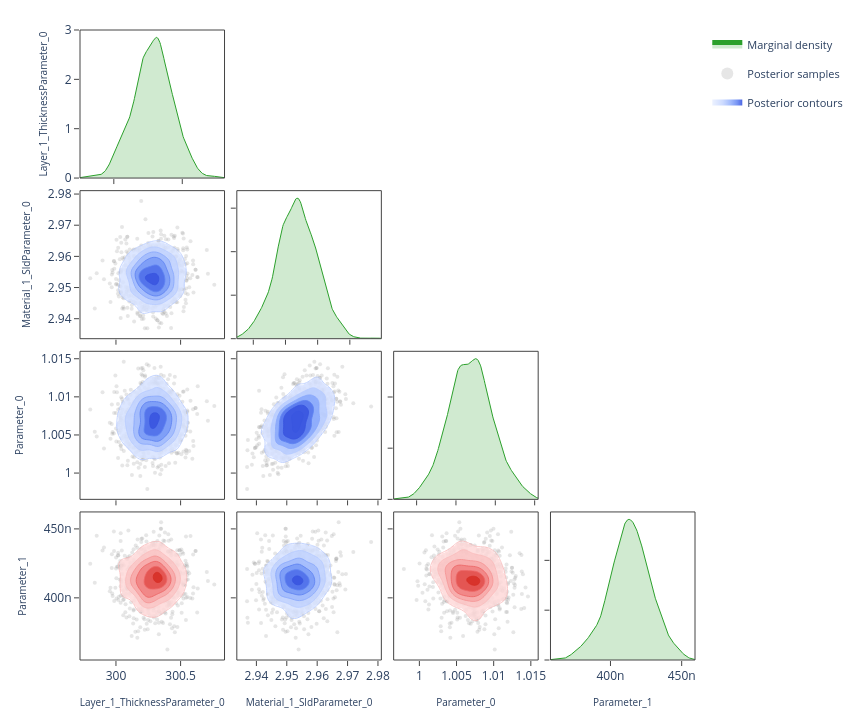

This figure's notebook cell:
### Code cell
# ---- Corner plot ------------------------------------------------------------
# Pairwise correlations: marginal density on the diagonal, scatter samples
# and 2-D contours on the lower triangle.  Mirrors the "Corner Plot" sub-tab.

fig = plot_corner(posterior.draws, posterior.param_names)
fig.show()

### Figure 1 — Plotly figure (JSON) as saved in the notebook; plotly's stock layout.template omitted (floating-point values rounded to 4 significant figures; data arrays with more than 128 entries replaced by an {"elided": "..."} marker saying what was removed)
{"data": [{"fill": "tozeroy", "fillcolor": "rgba(44, 160, 44, 0.22)", "hoverinfo": "skip", "legendgroup": "marginal", "line": {"color": "rgb(44, 160, 44)", "width": 1}, "mode": "lines", "name": "Marginal density", "showlegend": true, "type": "scatter", "x": {"elided": "256 float values"}, "xaxis": "x", "y": {"elided": "256 float values"}, "yaxis": "y"}, {"hoverinfo": "skip", "legendgroup": "scatter", "marker": {"color": "rgba(140, 140, 140, 0.22)", "size": 4}, "mode": "markers", "name": "Posterior samples", "showlegend": true, "type": "scatter", "x": {"elided": "720 float values"}, "xaxis": "x5", "y": {"elided": "720 float values"}, "yaxis": "y5", "zorder": 0}, {"colorscale": [[0.0, "rgba(224, 233, 255, 0.62)"], [0.35, "rgba(183, 203, 255, 0.70)"], [0.6, "rgba(138, 169, 252, 0.78)"], [0.82, "rgba(96, 131, 242, 0.84)"], [1.0, "rgba(58, 86, 224, 0.90)"]], "connectgaps": false, "contours": {"coloring": "fill", "end": 162.5, "showlabels": false, "showlines": false, "size": 25.66, "start": 34.21}, "hoverinfo": "skip", "legendgroup": "contour", "name": "Posterior contours", "showlegend": true, "showscale": false, "type": "contour", "x": [299.8, 299.8, 299.8, 299.8, 299.8, 299.8, 299.8, 299.8, 299.9, 299.9, 299.9, 299.9, 299.9, 299.9, 299.9, 300.0, 300.0, 300.0, 300.0, 300.0, 300.0, 300.0, 300.0, 300.1, 300.1, 300.1, 300.1, 300.1, 300.1, 300.1, 300.2, 300.2, 300.2, 300.2, 300.2, 300.2, 300.2, 300.2, 300.3, 300.3, 300.3, 300.3, 300.3, 300.3, 300.3, 300.4, 300.4, 300.4, 300.4, 300.4, 300.4, 300.4, 300.4, 300.5, 300.5, 300.5, 300.5, 300.5, 300.5, 300.5, 300.6, 300.6, 300.6, 300.6, 300.6, 300.6, 300.6, 300.6, 300.7, 300.7, 300.7, 300.7, 300.7, 300.7, 300.7, 300.8, 300.8, 300.8, 300.8, 300.8], "xaxis": "x5", "y": [2.935, 2.935, 2.936, 2.937, 2.937, 2.938, 2.938, 2.939, 2.939, 2.94, 2.941, 2.941, 2.942, 2.942, 2.943, 2.943, 2.944, 2.945, 2.945, 2.946, 2.946, 2.947, 2.947, 2.948, 2.949, 2.949, 2.95, 2.95, 2.951, 2.951, 2.952, 2.953, 2.953, 2.954, 2.954, 2.955, 2.955, 2.956, 2.956, 2.957, 2.958, 2.958, 2.959, 2.959, 2.96, 2.96, 2.961, 2.962, 2.962, 2.963, 2.963, 2.964, 2.964, 2.965, 2.966, 2.966, 2.967, 2.967, 2.968, 2.968, 2.969, 2.97, 2.97, 2.971, 2.971, 2.972, 2.972, 2.973, 2.974, 2.974, 2.975, 2.975, 2.976, 2.976, 2.977, 2.978, 2.978, 2.979, 2.979, 2.98], "yaxis": "y5", "z": {"elided": "80x80 float values"}, "zmax": 162.5, "zmin": 34.21, "zorder": 1}, {"colorscale": [[0.0, "rgba(183, 203, 255, 0.94)"], [0.35, "rgba(183, 203, 255, 0.94)"], [0.35, "rgba(138, 169, 252, 0.95)"], [0.6, "rgba(138, 169, 252, 0.95)"], [0.6, "rgba(96, 131, 242, 0.96)"], [0.82, "rgba(96, 131, 242, 0.96)"], [0.82, "rgba(58, 86, 224, 0.98)"], [1.0, "rgba(58, 86, 224, 0.98)"]], "contours": {"coloring": "lines", "end": 162.5, "showlabels": false, "size": 25.66, "start": 34.21}, "hoverinfo": "skip", "legendgroup": "contour", "line": {"width": 0.9}, "showlegend": false, "showscale": false, "type": "contour", "x": [299.8, 299.8, 299.8, 299.8, 299.8, 299.8, 299.8, 299.8, 299.9, 299.9, 299.9, 299.9, 299.9, 299.9, 299.9, 300.0, 300.0, 300.0, 300.0, 300.0, 300.0, 300.0, 300.0, 300.1, 300.1, 300.1, 300.1, 300.1, 300.1, 300.1, 300.2, 300.2, 300.2, 300.2, 300.2, 300.2, 300.2, 300.2, 300.3, 300.3, 300.3, 300.3, 300.3, 300.3, 300.3, 300.4, 300.4, 300.4, 300.4, 300.4, 300.4, 300.4, 300.4, 300.5, 300.5, 300.5, 300.5, 300.5, 300.5, 300.5, 300.6, 300.6, 300.6, 300.6, 300.6, 300.6, 300.6, 300.6, 300.7, 300.7, 300.7, 300.7, 300.7, 300.7, 300.7, 300.8, 300.8, 300.8, 300.8, 300.8], "xaxis": "x5", "y": [2.935, 2.935, 2.936, 2.937, 2.937, 2.938, 2.938, 2.939, 2.939, 2.94, 2.941, 2.941, 2.942, 2.942, 2.943, 2.943, 2.944, 2.945, 2.945, 2.946, 2.946, 2.947, 2.947, 2.948, 2.949, 2.949, 2.95, 2.95, 2.951, 2.951, 2.952, 2.953, 2.953, 2.954, 2.954, 2.955, 2.955, 2.956, 2.956, 2.957, 2.958, 2.958, 2.959, 2.959, 2.96, 2.96, 2.961, 2.962, 2.962, 2.963, 2.963, 2.964, 2.964, 2.965, 2.966, 2.966, 2.967, 2.967, 2.968, 2.968, 2.969, 2.97, 2.97, 2.971, 2.971, 2.972, 2.972, 2.973, 2.974, 2.974, 2.975, 2.975, 2.976, 2.976, 2.977, 2.978, 2.978, 2.979, 2.979, 2.98], "yaxis": "y5", "z": {"elided": "80x80 float values"}, "zmax": 162.5, "zmin": 34.21, "zorder": 2}, {"fill": "tozeroy", "fillcolor": "rgba(44, 160, 44, 0.22)", "hoverinfo": "skip", "legendgroup": "marginal", "line": {"color": "rgb(44, 160, 44)", "width": 1}, "mode": "lines", "name": "Marginal density", "showlegend": false, "type": "scatter", "x": {"elided": "256 float values"}, "xaxis": "x6", "y": {"elided": "256 float values"}, "yaxis": "y6"}, {"hoverinfo": "skip", "legendgroup": "scatter", "marker": {"color": "rgba(140, 140, 140, 0.22)", "size": 4}, "mode": "markers", "name": "Posterior samples", "showlegend": false, "type": "scatter", "x": {"elided": "720 float values"}, "xaxis": "x9", "y": {"elided": "720 float values"}, "yaxis": "y9", "zorder": 0}, {"colorscale": [[0.0, "rgba(224, 233, 255, 0.62)"], [0.35, "rgba(183, 203, 255, 0.70)"], [0.6, "rgba(138, 169, 252, 0.78)"], [0.82, "rgba(96, 131, 242, 0.84)"], [1.0, "rgba(58, 86, 224, 0.90)"]], "connectgaps": false, "contours": {"coloring": "fill", "end": 356.4, "showlabels": false, "showlines": false, "size": 56.27, "start": 75.03}, "hoverinfo": "skip", "legendgroup": "contour", "name": "Posterior contours", "showlegend": false, "showscale": false, "type": "contour", "x": [299.8, 299.8, 299.8, 299.8, 299.8, 299.8, 299.8, 299.8, 299.9, 299.9, 299.9, 299.9, 299.9, 299.9, 299.9, 300.0, 300.0, 300.0, 300.0, 300.0, 300.0, 300.0, 300.0, 300.1, 300.1, 300.1, 300.1, 300.1, 300.1, 300.1, 300.2, 300.2, 300.2, 300.2, 300.2, 300.2, 300.2, 300.2, 300.3, 300.3, 300.3, 300.3, 300.3, 300.3, 300.3, 300.4, 300.4, 300.4, 300.4, 300.4, 300.4, 300.4, 300.4, 300.5, 300.5, 300.5, 300.5, 300.5, 300.5, 300.5, 300.6, 300.6, 300.6, 300.6, 300.6, 300.6, 300.6, 300.6, 300.7, 300.7, 300.7, 300.7, 300.7, 300.7, 300.7, 300.8, 300.8, 300.8, 300.8, 300.8], "xaxis": "x9", "y": [0.9971, 0.9973, 0.9975, 0.9978, 0.998, 0.9982, 0.9985, 0.9987, 0.9989, 0.9992, 0.9994, 0.9996, 0.9999, 1.0, 1.0, 1.001, 1.001, 1.001, 1.001, 1.001, 1.002, 1.002, 1.002, 1.002, 1.003, 1.003, 1.003, 1.003, 1.004, 1.004, 1.004, 1.004, 1.005, 1.005, 1.005, 1.005, 1.005, 1.006, 1.006, 1.006, 1.006, 1.007, 1.007, 1.007, 1.007, 1.008, 1.008, 1.008, 1.008, 1.008, 1.009, 1.009, 1.009, 1.009, 1.01, 1.01, 1.01, 1.01, 1.011, 1.011, 1.011, 1.011, 1.011, 1.012, 1.012, 1.012, 1.012, 1.013, 1.013, 1.013, 1.013, 1.014, 1.014, 1.014, 1.014, 1.015, 1.015, 1.015, 1.015, 1.015], "yaxis": "y9", "z": {"elided": "80x80 float values"}, "zmax": 356.4, "zmin": 75.03, "zorder": 1}, {"colorscale": [[0.0, "rgba(183, 203, 255, 0.94)"], [0.35, "rgba(183, 203, 255, 0.94)"], [0.35, "rgba(138, 169, 252, 0.95)"], [0.6, "rgba(138, 169, 252, 0.95)"], [0.6, "rgba(96, 131, 242, 0.96)"], [0.82, "rgba(96, 131, 242, 0.96)"], [0.82, "rgba(58, 86, 224, 0.98)"], [1.0, "rgba(58, 86, 224, 0.98)"]], "contours": {"coloring": "lines", "end": 356.4, "showlabels": false, "size": 56.27, "start": 75.03}, "hoverinfo": "skip", "legendgroup": "contour", "line": {"width": 0.9}, "showlegend": false, "showscale": false, "type": "contour", "x": [299.8, 299.8, 299.8, 299.8, 299.8, 299.8, 299.8, 299.8, 299.9, 299.9, 299.9, 299.9, 299.9, 299.9, 299.9, 300.0, 300.0, 300.0, 300.0, 300.0, 300.0, 300.0, 300.0, 300.1, 300.1, 300.1, 300.1, 300.1, 300.1, 300.1, 300.2, 300.2, 300.2, 300.2, 300.2, 300.2, 300.2, 300.2, 300.3, 300.3, 300.3, 300.3, 300.3, 300.3, 300.3, 300.4, 300.4, 300.4, 300.4, 300.4, 300.4, 300.4, 300.4, 300.5, 300.5, 300.5, 300.5, 300.5, 300.5, 300.5, 300.6, 300.6, 300.6, 300.6, 300.6, 300.6, 300.6, 300.6, 300.7, 300.7, 300.7, 300.7, 300.7, 300.7, 300.7, 300.8, 300.8, 300.8, 300.8, 300.8], "xaxis": "x9", "y": [0.9971, 0.9973, 0.9975, 0.9978, 0.998, 0.9982, 0.9985, 0.9987, 0.9989, 0.9992, 0.9994, 0.9996, 0.9999, 1.0, 1.0, 1.001, 1.001, 1.001, 1.001, 1.001, 1.002, 1.002, 1.002, 1.002, 1.003, 1.003, 1.003, 1.003, 1.004, 1.004, 1.004, 1.004, 1.005, 1.005, 1.005, 1.005, 1.005, 1.006, 1.006, 1.006, 1.006, 1.007, 1.007, 1.007, 1.007, 1.008, 1.008, 1.008, 1.008, 1.008, 1.009, 1.009, 1.009, 1.009, 1.01, 1.01, 1.01, 1.01, 1.011, 1.011, 1.011, 1.011, 1.011, 1.012, 1.012, 1.012, 1.012, 1.013, 1.013, 1.013, 1.013, 1.014, 1.014, 1.014, 1.014, 1.015, 1.015, 1.015, 1.015, 1.015], "yaxis": "y9", "z": {"elided": "80x80 float values"}, "zmax": 356.4, "zmin": 75.03, "zorder": 2}, {"hoverinfo": "skip", "legendgroup": "scatter", "marker": {"color": "rgba(140, 140, 140, 0.22)", "size": 4}, "mode": "markers", "name": "Posterior samples", "showlegend": false, "type": "scatter", "x": {"elided": "720 float values"}, "xaxis": "x10", "y": {"elided": "720 float values"}, "yaxis": "y10", "zorder": 0}, {"colorscale": [[0.0, "rgba(224, 233, 255, 0.62)"], [0.35, "rgba(183, 203, 255, 0.70)"], [0.6, "rgba(138, 169, 252, 0.78)"], [0.82, "rgba(96, 131, 242, 0.84)"], [1.0, "rgba(58, 86, 224, 0.90)"]], "connectgaps": false, "contours": {"coloring": "fill", "end": 8801.0, "showlabels": false, "showlines": false, "size": 1390.0, "start": 1853.0}, "hoverinfo": "skip", "legendgroup": "contour", "name": "Posterior contours", "showlegend": false, "showscale": false, "type": "contour", "x": [2.935, 2.935, 2.936, 2.937, 2.937, 2.938, 2.938, 2.939, 2.939, 2.94, 2.941, 2.941, 2.942, 2.942, 2.943, 2.943, 2.944, 2.945, 2.945, 2.946, 2.946, 2.947, 2.947, 2.948, 2.949, 2.949, 2.95, 2.95, 2.951, 2.951, 2.952, 2.953, 2.953, 2.954, 2.954, 2.955, 2.955, 2.956, 2.956, 2.957, 2.958, 2.958, 2.959, 2.959, 2.96, 2.96, 2.961, 2.962, 2.962, 2.963, 2.963, 2.964, 2.964, 2.965, 2.966, 2.966, 2.967, 2.967, 2.968, 2.968, 2.969, 2.97, 2.97, 2.971, 2.971, 2.972, 2.972, 2.973, 2.974, 2.974, 2.975, 2.975, 2.976, 2.976, 2.977, 2.978, 2.978, 2.979, 2.979, 2.98], "xaxis": "x10", "y": [0.9971, 0.9973, 0.9975, 0.9978, 0.998, 0.9982, 0.9985, 0.9987, 0.9989, 0.9992, 0.9994, 0.9996, 0.9999, 1.0, 1.0, 1.001, 1.001, 1.001, 1.001, 1.001, 1.002, 1.002, 1.002, 1.002, 1.003, 1.003, 1.003, 1.003, 1.004, 1.004, 1.004, 1.004, 1.005, 1.005, 1.005, 1.005, 1.005, 1.006, 1.006, 1.006, 1.006, 1.007, 1.007, 1.007, 1.007, 1.008, 1.008, 1.008, 1.008, 1.008, 1.009, 1.009, 1.009, 1.009, 1.01, 1.01, 1.01, 1.01, 1.011, 1.011, 1.011, 1.011, 1.011, 1.012, 1.012, 1.012, 1.012, 1.013, 1.013, 1.013, 1.013, 1.014, 1.014, 1.014, 1.014, 1.015, 1.015, 1.015, 1.015, 1.015], "yaxis": "y10", "z": {"elided": "80x80 float values"}, "zmax": 8801.0, "zmin": 1853.0, "zorder": 1}, {"colorscale": [[0.0, "rgba(183, 203, 255, 0.94)"], [0.35, "rgba(183, 203, 255, 0.94)"], [0.35, "rgba(138, 169, 252, 0.95)"], [0.6, "rgba(138, 169, 252, 0.95)"], [0.6, "rgba(96, 131, 242, 0.96)"], [0.82, "rgba(96, 131, 242, 0.96)"], [0.82, "rgba(58, 86, 224, 0.98)"], [1.0, "rgba(58, 86, 224, 0.98)"]], "contours": {"coloring": "lines", "end": 8801.0, "showlabels": false, "size": 1390.0, "start": 1853.0}, "hoverinfo": "skip", "legendgroup": "contour", "line": {"width": 0.9}, "showlegend": false, "showscale": false, "type": "contour", "x": [2.935, 2.935, 2.936, 2.937, 2.937, 2.938, 2.938, 2.939, 2.939, 2.94, 2.941, 2.941, 2.942, 2.942, 2.943, 2.943, 2.944, 2.945, 2.945, 2.946, 2.946, 2.947, 2.947, 2.948, 2.949, 2.949, 2.95, 2.95, 2.951, 2.951, 2.952, 2.953, 2.953, 2.954, 2.954, 2.955, 2.955, 2.956, 2.956, 2.957, 2.958, 2.958, 2.959, 2.959, 2.96, 2.96, 2.961, 2.962, 2.962, 2.963, 2.963, 2.964, 2.964, 2.965, 2.966, 2.966, 2.967, 2.967, 2.968, 2.968, 2.969, 2.97, 2.97, 2.971, 2.971, 2.972, 2.972, 2.973, 2.974, 2.974, 2.975, 2.975, 2.976, 2.976, 2.977, 2.978, 2.978, 2.979, 2.979, 2.98], "xaxis": "x10", "y": [0.9971, 0.9973, 0.9975, 0.9978, 0.998, 0.9982, 0.9985, 0.9987, 0.9989, 0.9992, 0.9994, 0.9996, 0.9999, 1.0, 1.0, 1.001, 1.001, 1.001, 1.001, 1.001, 1.002, 1.002, 1.002, 1.002, 1.003, 1.003, 1.003, 1.003, 1.004, 1.004, 1.004, 1.004, 1.005, 1.005, 1.005, 1.005, 1.005, 1.006, 1.006, 1.006, 1.006, 1.007, 1.007, 1.007, 1.007, 1.008, 1.008, 1.008, 1.008, 1.008, 1.009, 1.009, 1.009, 1.009, 1.01, 1.01, 1.01, 1.01, 1.011, 1.011, 1.011, 1.011, 1.011, 1.012, 1.012, 1.012, 1.012, 1.013, 1.013, 1.013, 1.013, 1.014, 1.014, 1.014, 1.014, 1.015, 1.015, 1.015, 1.015, 1.015], "yaxis": "y10", "z": {"elided": "80x80 float values"}, "zmax": 8801.0, "zmin": 1853.0, "zorder": 2}, {"fill": "tozeroy", "fillcolor": "rgba(44, 160, 44, 0.22)", "hoverinfo": "skip", "legendgroup": "marginal", "line": {"color": "rgb(44, 160, 44)", "width": 1}, "mode": "lines", "name": "Marginal density", "showlegend": false, "type": "scatter", "x": {"elided": "256 float values"}, "xaxis": "x11", "y": {"elided": "256 float values"}, "yaxis": "y11"}, {"hoverinfo": "skip", "legendgroup": "scatter", "marker": {"color": "rgba(140, 140, 140, 0.22)", "size": 4}, "mode": "markers", "name": "Posterior samples", "showlegend": false, "type": "scatter", "x": {"elided": "720 float values"}, "xaxis": "x13", "y": {"elided": "720 float values"}, "yaxis": "y13", "zorder": 0}, {"colorscale": [[0.0, "rgba(255, 224, 224, 0.62)"], [0.35, "rgba(250, 188, 188, 0.70)"], [0.6, "rgba(245, 148, 148, 0.78)"], [0.82, "rgba(237, 104, 104, 0.84)"], [1.0, "rgba(215, 48, 39, 0.90)"]], "connectgaps": false, "contours": {"coloring": "fill", "end": 73540000.0, "showlabels": false, "showlines": false, "size": 11610000.0, "start": 15480000.0}, "hoverinfo": "skip", "legendgroup": "contour", "name": "Posterior contours", "showlegend": false, "showscale": false, "type": "contour", "x": [299.8, 299.8, 299.8, 299.8, 299.8, 299.8, 299.8, 299.8, 299.9, 299.9, 299.9, 299.9, 299.9, 299.9, 299.9, 300.0, 300.0, 300.0, 300.0, 300.0, 300.0, 300.0, 300.0, 300.1, 300.1, 300.1, 300.1, 300.1, 300.1, 300.1, 300.2, 300.2, 300.2, 300.2, 300.2, 300.2, 300.2, 300.2, 300.3, 300.3, 300.3, 300.3, 300.3, 300.3, 300.3, 300.4, 300.4, 300.4, 300.4, 300.4, 300.4, 300.4, 300.4, 300.5, 300.5, 300.5, 300.5, 300.5, 300.5, 300.5, 300.6, 300.6, 300.6, 300.6, 300.6, 300.6, 300.6, 300.6, 300.7, 300.7, 300.7, 300.7, 300.7, 300.7, 300.7, 300.8, 300.8, 300.8, 300.8, 300.8], "xaxis": "x13", "y": [3.579e-07, 3.592e-07, 3.604e-07, 3.617e-07, 3.63e-07, 3.643e-07, 3.656e-07, 3.669e-07, 3.681e-07, 3.694e-07, 3.707e-07, 3.72e-07, 3.733e-07, 3.746e-07, 3.759e-07, 3.771e-07, 3.784e-07, 3.797e-07, 3.81e-07, 3.823e-07, 3.836e-07, 3.848e-07, 3.861e-07, 3.874e-07, 3.887e-07, 3.9e-07, 3.913e-07, 3.926e-07, 3.938e-07, 3.951e-07, 3.964e-07, 3.977e-07, 3.99e-07, 4.003e-07, 4.015e-07, 4.028e-07, 4.041e-07, 4.054e-07, 4.067e-07, 4.08e-07, 4.093e-07, 4.105e-07, 4.118e-07, 4.131e-07, 4.144e-07, 4.157e-07, 4.17e-07, 4.182e-07, 4.195e-07, 4.208e-07, 4.221e-07, 4.234e-07, 4.247e-07, 4.26e-07, 4.272e-07, 4.285e-07, 4.298e-07, 4.311e-07, 4.324e-07, 4.337e-07, 4.349e-07, 4.362e-07, 4.375e-07, 4.388e-07, 4.401e-07, 4.414e-07, 4.427e-07, 4.439e-07, 4.452e-07, 4.465e-07, 4.478e-07, 4.491e-07, 4.504e-07, 4.516e-07, 4.529e-07, 4.542e-07, 4.555e-07, 4.568e-07, 4.581e-07, 4.594e-07], "yaxis": "y13", "z": {"elided": "80x80 float values"}, "zmax": 73540000.0, "zmin": 15480000.0, "zorder": 1}, {"colorscale": [[0.0, "rgba(250, 188, 188, 0.94)"], [0.35, "rgba(250, 188, 188, 0.94)"], [0.35, "rgba(245, 148, 148, 0.95)"], [0.6, "rgba(245, 148, 148, 0.95)"], [0.6, "rgba(237, 104, 104, 0.96)"], [0.82, "rgba(237, 104, 104, 0.96)"], [0.82, "rgba(215, 48, 39, 0.98)"], [1.0, "rgba(215, 48, 39, 0.98)"]], "contours": {"coloring": "lines", "end": 73540000.0, "showlabels": false, "size": 11610000.0, "start": 15480000.0}, "hoverinfo": "skip", "legendgroup": "contour", "line": {"width": 0.9}, "showlegend": false, "showscale": false, "type": "contour", "x": [299.8, 299.8, 299.8, 299.8, 299.8, 299.8, 299.8, 299.8, 299.9, 299.9, 299.9, 299.9, 299.9, 299.9, 299.9, 300.0, 300.0, 300.0, 300.0, 300.0, 300.0, 300.0, 300.0, 300.1, 300.1, 300.1, 300.1, 300.1, 300.1, 300.1, 300.2, 300.2, 300.2, 300.2, 300.2, 300.2, 300.2, 300.2, 300.3, 300.3, 300.3, 300.3, 300.3, 300.3, 300.3, 300.4, 300.4, 300.4, 300.4, 300.4, 300.4, 300.4, 300.4, 300.5, 300.5, 300.5, 300.5, 300.5, 300.5, 300.5, 300.6, 300.6, 300.6, 300.6, 300.6, 300.6, 300.6, 300.6, 300.7, 300.7, 300.7, 300.7, 300.7, 300.7, 300.7, 300.8, 300.8, 300.8, 300.8, 300.8], "xaxis": "x13", "y": [3.579e-07, 3.592e-07, 3.604e-07, 3.617e-07, 3.63e-07, 3.643e-07, 3.656e-07, 3.669e-07, 3.681e-07, 3.694e-07, 3.707e-07, 3.72e-07, 3.733e-07, 3.746e-07, 3.759e-07, 3.771e-07, 3.784e-07, 3.797e-07, 3.81e-07, 3.823e-07, 3.836e-07, 3.848e-07, 3.861e-07, 3.874e-07, 3.887e-07, 3.9e-07, 3.913e-07, 3.926e-07, 3.938e-07, 3.951e-07, 3.964e-07, 3.977e-07, 3.99e-07, 4.003e-07, 4.015e-07, 4.028e-07, 4.041e-07, 4.054e-07, 4.067e-07, 4.08e-07, 4.093e-07, 4.105e-07, 4.118e-07, 4.131e-07, 4.144e-07, 4.157e-07, 4.17e-07, 4.182e-07, 4.195e-07, 4.208e-07, 4.221e-07, 4.234e-07, 4.247e-07, 4.26e-07, 4.272e-07, 4.285e-07, 4.298e-07, 4.311e-07, 4.324e-07, 4.337e-07, 4.349e-07, 4.362e-07, 4.375e-07, 4.388e-07, 4.401e-07, 4.414e-07, 4.427e-07, 4.439e-07, 4.452e-07, 4.465e-07, 4.478e-07, 4.491e-07, 4.504e-07, 4.516e-07, 4.529e-07, 4.542e-07, 4.555e-07, 4.568e-07, 4.581e-07, 4.594e-07], "yaxis": "y13", "z": {"elided": "80x80 float values"}, "zmax": 73540000.0, "zmin": 15480000.0, "zorder": 2}, {"hoverinfo": "skip", "legendgroup": "scatter", "marker": {"color": "rgba(140, 140, 140, 0.22)", "size": 4}, "mode": "markers", "name": "Posterior samples", "showlegend": false, "type": "scatter", "x": {"elided": "720 float values"}, "xaxis": "x14", "y": {"elided": "720 float values"}, "yaxis": "y14", "zorder": 0}, {"colorscale": [[0.0, "rgba(224, 233, 255, 0.62)"], [0.35, "rgba(183, 203, 255, 0.70)"], [0.6, "rgba(138, 169, 252, 0.78)"], [0.82, "rgba(96, 131, 242, 0.84)"], [1.0, "rgba(58, 86, 224, 0.90)"]], "connectgaps": false, "contours": {"coloring": "fill", "end": 1712000000.0, "showlabels": false, "showlines": false, "size": 270300000.0, "start": 360400000.0}, "hoverinfo": "skip", "legendgroup": "contour", "name": "Posterior contours", "showlegend": false, "showscale": false, "type": "contour", "x": [2.935, 2.935, 2.936, 2.937, 2.937, 2.938, 2.938, 2.939, 2.939, 2.94, 2.941, 2.941, 2.942, 2.942, 2.943, 2.943, 2.944, 2.945, 2.945, 2.946, 2.946, 2.947, 2.947, 2.948, 2.949, 2.949, 2.95, 2.95, 2.951, 2.951, 2.952, 2.953, 2.953, 2.954, 2.954, 2.955, 2.955, 2.956, 2.956, 2.957, 2.958, 2.958, 2.959, 2.959, 2.96, 2.96, 2.961, 2.962, 2.962, 2.963, 2.963, 2.964, 2.964, 2.965, 2.966, 2.966, 2.967, 2.967, 2.968, 2.968, 2.969, 2.97, 2.97, 2.971, 2.971, 2.972, 2.972, 2.973, 2.974, 2.974, 2.975, 2.975, 2.976, 2.976, 2.977, 2.978, 2.978, 2.979, 2.979, 2.98], "xaxis": "x14", "y": [3.579e-07, 3.592e-07, 3.604e-07, 3.617e-07, 3.63e-07, 3.643e-07, 3.656e-07, 3.669e-07, 3.681e-07, 3.694e-07, 3.707e-07, 3.72e-07, 3.733e-07, 3.746e-07, 3.759e-07, 3.771e-07, 3.784e-07, 3.797e-07, 3.81e-07, 3.823e-07, 3.836e-07, 3.848e-07, 3.861e-07, 3.874e-07, 3.887e-07, 3.9e-07, 3.913e-07, 3.926e-07, 3.938e-07, 3.951e-07, 3.964e-07, 3.977e-07, 3.99e-07, 4.003e-07, 4.015e-07, 4.028e-07, 4.041e-07, 4.054e-07, 4.067e-07, 4.08e-07, 4.093e-07, 4.105e-07, 4.118e-07, 4.131e-07, 4.144e-07, 4.157e-07, 4.17e-07, 4.182e-07, 4.195e-07, 4.208e-07, 4.221e-07, 4.234e-07, 4.247e-07, 4.26e-07, 4.272e-07, 4.285e-07, 4.298e-07, 4.311e-07, 4.324e-07, 4.337e-07, 4.349e-07, 4.362e-07, 4.375e-07, 4.388e-07, 4.401e-07, 4.414e-07, 4.427e-07, 4.439e-07, 4.452e-07, 4.465e-07, 4.478e-07, 4.491e-07, 4.504e-07, 4.516e-07, 4.529e-07, 4.542e-07, 4.555e-07, 4.568e-07, 4.581e-07, 4.594e-07], "yaxis": "y14", "z": {"elided": "80x80 float values"}, "zmax": 1712000000.0, "zmin": 360400000.0, "zorder": 1}, {"colorscale": [[0.0, "rgba(183, 203, 255, 0.94)"], [0.35, "rgba(183, 203, 255, 0.94)"], [0.35, "rgba(138, 169, 252, 0.95)"], [0.6, "rgba(138, 169, 252, 0.95)"], [0.6, "rgba(96, 131, 242, 0.96)"], [0.82, "rgba(96, 131, 242, 0.96)"], [0.82, "rgba(58, 86, 224, 0.98)"], [1.0, "rgba(58, 86, 224, 0.98)"]], "contours": {"coloring": "lines", "end": 1712000000.0, "showlabels": false, "size": 270300000.0, "start": 360400000.0}, "hoverinfo": "skip", "legendgroup": "contour", "line": {"width": 0.9}, "showlegend": false, "showscale": false, "type": "contour", "x": [2.935, 2.935, 2.936, 2.937, 2.937, 2.938, 2.938, 2.939, 2.939, 2.94, 2.941, 2.941, 2.942, 2.942, 2.943, 2.943, 2.944, 2.945, 2.945, 2.946, 2.946, 2.947, 2.947, 2.948, 2.949, 2.949, 2.95, 2.95, 2.951, 2.951, 2.952, 2.953, 2.953, 2.954, 2.954, 2.955, 2.955, 2.956, 2.956, 2.957, 2.958, 2.958, 2.959, 2.959, 2.96, 2.96, 2.961, 2.962, 2.962, 2.963, 2.963, 2.964, 2.964, 2.965, 2.966, 2.966, 2.967, 2.967, 2.968, 2.968, 2.969, 2.97, 2.97, 2.971, 2.971, 2.972, 2.972, 2.973, 2.974, 2.974, 2.975, 2.975, 2.976, 2.976, 2.977, 2.978, 2.978, 2.979, 2.979, 2.98], "xaxis": "x14", "y": [3.579e-07, 3.592e-07, 3.604e-07, 3.617e-07, 3.63e-07, 3.643e-07, 3.656e-07, 3.669e-07, 3.681e-07, 3.694e-07, 3.707e-07, 3.72e-07, 3.733e-07, 3.746e-07, 3.759e-07, 3.771e-07, 3.784e-07, 3.797e-07, 3.81e-07, 3.823e-07, 3.836e-07, 3.848e-07, 3.861e-07, 3.874e-07, 3.887e-07, 3.9e-07, 3.913e-07, 3.926e-07, 3.938e-07, 3.951e-07, 3.964e-07, 3.977e-07, 3.99e-07, 4.003e-07, 4.015e-07, 4.028e-07, 4.041e-07, 4.054e-07, 4.067e-07, 4.08e-07, 4.093e-07, 4.105e-07, 4.118e-07, 4.131e-07, 4.144e-07, 4.157e-07, 4.17e-07, 4.182e-07, 4.195e-07, 4.208e-07, 4.221e-07, 4.234e-07, 4.247e-07, 4.26e-07, 4.272e-07, 4.285e-07, 4.298e-07, 4.311e-07, 4.324e-07, 4.337e-07, 4.349e-07, 4.362e-07, 4.375e-07, 4.388e-07, 4.401e-07, 4.414e-07, 4.427e-07, 4.439e-07, 4.452e-07, 4.465e-07, 4.478e-07, 4.491e-07, 4.504e-07, 4.516e-07, 4.529e-07, 4.542e-07, 4.555e-07, 4.568e-07, 4.581e-07, 4.594e-07], "yaxis": "y14", "z": {"elided": "80x80 float values"}, "zmax": 1712000000.0, "zmin": 360400000.0, "zorder": 2}, {"hoverinfo": "skip", "legendgroup": "scatter", "marker": {"color": "rgba(140, 140, 140, 0.22)", "size": 4}, "mode": "markers", "name": "Posterior samples", "showlegend": false, "type": "scatter", "x": {"elided": "720 float values"}, "xaxis": "x15", "y": {"elided": "720 float values"}, "yaxis": "y15", "zorder": 0}, {"colorscale": [[0.0, "rgba(255, 224, 224, 0.62)"], [0.35, "rgba(250, 188, 188, 0.70)"], [0.6, "rgba(245, 148, 148, 0.78)"], [0.82, "rgba(237, 104, 104, 0.84)"], [1.0, "rgba(215, 48, 39, 0.90)"]], "connectgaps": false, "contours": {"coloring": "fill", "end": 3781000000.0, "showlabels": false, "showlines": false, "size": 596900000.0, "start": 795900000.0}, "hoverinfo": "skip", "legendgroup": "contour", "name": "Posterior contours", "showlegend": false, "showscale": false, "type": "contour", "x": [0.9971, 0.9973, 0.9975, 0.9978, 0.998, 0.9982, 0.9985, 0.9987, 0.9989, 0.9992, 0.9994, 0.9996, 0.9999, 1.0, 1.0, 1.001, 1.001, 1.001, 1.001, 1.001, 1.002, 1.002, 1.002, 1.002, 1.003, 1.003, 1.003, 1.003, 1.004, 1.004, 1.004, 1.004, 1.005, 1.005, 1.005, 1.005, 1.005, 1.006, 1.006, 1.006, 1.006, 1.007, 1.007, 1.007, 1.007, 1.008, 1.008, 1.008, 1.008, 1.008, 1.009, 1.009, 1.009, 1.009, 1.01, 1.01, 1.01, 1.01, 1.011, 1.011, 1.011, 1.011, 1.011, 1.012, 1.012, 1.012, 1.012, 1.013, 1.013, 1.013, 1.013, 1.014, 1.014, 1.014, 1.014, 1.015, 1.015, 1.015, 1.015, 1.015], "xaxis": "x15", "y": [3.579e-07, 3.592e-07, 3.604e-07, 3.617e-07, 3.63e-07, 3.643e-07, 3.656e-07, 3.669e-07, 3.681e-07, 3.694e-07, 3.707e-07, 3.72e-07, 3.733e-07, 3.746e-07, 3.759e-07, 3.771e-07, 3.784e-07, 3.797e-07, 3.81e-07, 3.823e-07, 3.836e-07, 3.848e-07, 3.861e-07, 3.874e-07, 3.887e-07, 3.9e-07, 3.913e-07, 3.926e-07, 3.938e-07, 3.951e-07, 3.964e-07, 3.977e-07, 3.99e-07, 4.003e-07, 4.015e-07, 4.028e-07, 4.041e-07, 4.054e-07, 4.067e-07, 4.08e-07, 4.093e-07, 4.105e-07, 4.118e-07, 4.131e-07, 4.144e-07, 4.157e-07, 4.17e-07, 4.182e-07, 4.195e-07, 4.208e-07, 4.221e-07, 4.234e-07, 4.247e-07, 4.26e-07, 4.272e-07, 4.285e-07, 4.298e-07, 4.311e-07, 4.324e-07, 4.337e-07, 4.349e-07, 4.362e-07, 4.375e-07, 4.388e-07, 4.401e-07, 4.414e-07, 4.427e-07, 4.439e-07, 4.452e-07, 4.465e-07, 4.478e-07, 4.491e-07, 4.504e-07, 4.516e-07, 4.529e-07, 4.542e-07, 4.555e-07, 4.568e-07, 4.581e-07, 4.594e-07], "yaxis": "y15", "z": {"elided": "80x80 float values"}, "zmax": 3781000000.0, "zmin": 795900000.0, "zorder": 1}, {"colorscale": [[0.0, "rgba(250, 188, 188, 0.94)"], [0.35, "rgba(250, 188, 188, 0.94)"], [0.35, "rgba(245, 148, 148, 0.95)"], [0.6, "rgba(245, 148, 148, 0.95)"], [0.6, "rgba(237, 104, 104, 0.96)"], [0.82, "rgba(237, 104, 104, 0.96)"], [0.82, "rgba(215, 48, 39, 0.98)"], [1.0, "rgba(215, 48, 39, 0.98)"]], "contours": {"coloring": "lines", "end": 3781000000.0, "showlabels": false, "size": 596900000.0, "start": 795900000.0}, "hoverinfo": "skip", "legendgroup": "contour", "line": {"width": 0.9}, "showlegend": false, "showscale": false, "type": "contour", "x": [0.9971, 0.9973, 0.9975, 0.9978, 0.998, 0.9982, 0.9985, 0.9987, 0.9989, 0.9992, 0.9994, 0.9996, 0.9999, 1.0, 1.0, 1.001, 1.001, 1.001, 1.001, 1.001, 1.002, 1.002, 1.002, 1.002, 1.003, 1.003, 1.003, 1.003, 1.004, 1.004, 1.004, 1.004, 1.005, 1.005, 1.005, 1.005, 1.005, 1.006, 1.006, 1.006, 1.006, 1.007, 1.007, 1.007, 1.007, 1.008, 1.008, 1.008, 1.008, 1.008, 1.009, 1.009, 1.009, 1.009, 1.01, 1.01, 1.01, 1.01, 1.011, 1.011, 1.011, 1.011, 1.011, 1.012, 1.012, 1.012, 1.012, 1.013, 1.013, 1.013, 1.013, 1.014, 1.014, 1.014, 1.014, 1.015, 1.015, 1.015, 1.015, 1.015], "xaxis": "x15", "y": [3.579e-07, 3.592e-07, 3.604e-07, 3.617e-07, 3.63e-07, 3.643e-07, 3.656e-07, 3.669e-07, 3.681e-07, 3.694e-07, 3.707e-07, 3.72e-07, 3.733e-07, 3.746e-07, 3.759e-07, 3.771e-07, 3.784e-07, 3.797e-07, 3.81e-07, 3.823e-07, 3.836e-07, 3.848e-07, 3.861e-07, 3.874e-07, 3.887e-07, 3.9e-07, 3.913e-07, 3.926e-07, 3.938e-07, 3.951e-07, 3.964e-07, 3.977e-07, 3.99e-07, 4.003e-07, 4.015e-07, 4.028e-07, 4.041e-07, 4.054e-07, 4.067e-07, 4.08e-07, 4.093e-07, 4.105e-07, 4.118e-07, 4.131e-07, 4.144e-07, 4.157e-07, 4.17e-07, 4.182e-07, 4.195e-07, 4.208e-07, 4.221e-07, 4.234e-07, 4.247e-07, 4.26e-07, 4.272e-07, 4.285e-07, 4.298e-07, 4.311e-07, 4.324e-07, 4.337e-07, 4.349e-07, 4.362e-07, 4.375e-07, 4.388e-07, 4.401e-07, 4.414e-07, 4.427e-07, 4.439e-07, 4.452e-07, 4.465e-07, 4.478e-07, 4.491e-07, 4.504e-07, 4.516e-07, 4.529e-07, 4.542e-07, 4.555e-07, 4.568e-07, 4.581e-07, 4.594e-07], "yaxis": "y15", "z": {"elided": "80x80 float values"}, "zmax": 3781000000.0, "zmin": 795900000.0, "zorder": 2}, {"fill": "tozeroy", "fillcolor": "rgba(44, 160, 44, 0.22)", "hoverinfo": "skip", "legendgroup": "marginal", "line": {"color": "rgb(44, 160, 44)", "width": 1}, "mode": "lines", "name": "Marginal density", "showlegend": false, "type": "scatter", "x": {"elided": "256 float values"}, "xaxis": "x16", "y": {"elided": "256 float values"}, "yaxis": "y16"}], "layout": {"height": 720, "legend": {"font": {"size": 11}, "itemsizing": "constant", "orientation": "v", "x": 1.02, "xanchor": "left", "y": 1.0, "yanchor": "top"}, "margin": {"b": 60, "l": 80, "r": 160, "t": 30}, "plot_bgcolor": "white", "shapes": [{"fillcolor": "rgba(0,0,0,0)", "layer": "above", "line": {"color": "#444", "width": 1}, "type": "rect", "x0": 0, "x1": 1, "xref": "x domain", "y0": 0, "y1": 1, "yref": "y domain"}, {"fillcolor": "rgba(0,0,0,0)", "layer": "above", "line": {"color": "#444", "width": 1}, "type": "rect", "x0": 0, "x1": 1, "xref": "x5 domain", "y0": 0, "y1": 1, "yref": "y5 domain"}, {"fillcolor": "rgba(0,0,0,0)", "layer": "above", "line": {"color": "#444", "width": 1}, "type": "rect", "x0": 0, "x1": 1, "xref": "x6 domain", "y0": 0, "y1": 1, "yref": "y6 domain"}, {"fillcolor": "rgba(0,0,0,0)", "layer": "above", "line": {"color": "#444", "width": 1}, "type": "rect", "x0": 0, "x1": 1, "xref": "x9 domain", "y0": 0, "y1": 1, "yref": "y9 domain"}, {"fillcolor": "rgba(0,0,0,0)", "layer": "above", "line": {"color": "#444", "width": 1}, "type": "rect", "x0": 0, "x1": 1, "xref": "x10 domain", "y0": 0, "y1": 1, "yref": "y10 domain"}, {"fillcolor": "rgba(0,0,0,0)", "layer": "above", "line": {"color": "#444", "width": 1}, "type": "rect", "x0": 0, "x1": 1, "xref": "x11 domain", "y0": 0, "y1": 1, "yref": "y11 domain"}, {"fillcolor": "rgba(0,0,0,0)", "layer": "above", "line": {"color": "#444", "width": 1}, "type": "rect", "x0": 0, "x1": 1, "xref": "x13 domain", "y0": 0, "y1": 1, "yref": "y13 domain"}, {"fillcolor": "rgba(0,0,0,0)", "layer": "above", "line": {"color": "#444", "width": 1}, "type": "rect", "x0": 0, "x1": 1, "xref": "x14 domain", "y0": 0, "y1": 1, "yref": "y14 domain"}, {"fillcolor": "rgba(0,0,0,0)", "layer": "above", "line": {"color": "#444", "width": 1}, "type": "rect", "x0": 0, "x1": 1, "xref": "x15 domain", "y0": 0, "y1": 1, "yref": "y15 domain"}, {"fillcolor": "rgba(0,0,0,0)", "layer": "above", "line": {"color": "#444", "width": 1}, "type": "rect", "x0": 0, "x1": 1, "xref": "x16 domain", "y0": 0, "y1": 1, "yref": "y16 domain"}], "showlegend": true, "width": 860, "xaxis": {"anchor": "y", "domain": [0.0, 0.235], "showgrid": false, "showticklabels": false, "ticks": "outside", "zeroline": false}, "xaxis10": {"anchor": "y10", "domain": [0.255, 0.49], "showgrid": false, "showticklabels": false, "ticks": "outside", "zeroline": false}, "xaxis11": {"anchor": "y11", "domain": [0.51, 0.745], "showgrid": false, "showticklabels": false, "ticks": "outside", "zeroline": false}, "xaxis12": {"anchor": "y12", "domain": [0.765, 1.0], "showgrid": false, "ticks": "outside", "visible": false, "zeroline": false}, "xaxis13": {"anchor": "y13", "domain": [0.0, 0.235], "showgrid": false, "ticks": "outside", "title": {"font": {"size": 10}, "text": "Layer_1_ThicknessParameter_0"}, "zeroline": false}, "xaxis14": {"anchor": "y14", "domain": [0.255, 0.49], "showgrid": false, "ticks": "outside", "title": {"font": {"size": 10}, "text": "Material_1_SldParameter_0"}, "zeroline": false}, "xaxis15": {"anchor": "y15", "domain": [0.51, 0.745], "showgrid": false, "ticks": "outside", "title": {"font": {"size": 10}, "text": "Parameter_0"}, "zeroline": false}, "xaxis16": {"anchor": "y16", "domain": [0.765, 1.0], "showgrid": false, "ticks": "outside", "title": {"font": {"size": 10}, "text": "Parameter_1"}, "zeroline": false}, "xaxis2": {"anchor": "y2", "domain": [0.255, 0.49], "showgrid": false, "ticks": "outside", "visible": false, "zeroline": false}, "xaxis3": {"anchor": "y3", "domain": [0.51, 0.745], "showgrid": false, "ticks": "outside", "visible": false, "zeroline": false}, "xaxis4": {"anchor": "y4", "domain": [0.765, 1.0], "showgrid": false, "ticks": "outside", "visible": false, "zeroline": false}, "xaxis5": {"anchor": "y5", "domain": [0.0, 0.235], "showgrid": false, "showticklabels": false, "ticks": "outside", "zeroline": false}, "xaxis6": {"anchor": "y6", "domain": [0.255, 0.49], "showgrid": false, "showticklabels": false, "ticks": "outside", "zeroline": false}, "xaxis7": {"anchor": "y7", "domain": [0.51, 0.745], "showgrid": false, "ticks": "outside", "visible": false, "zeroline": false}, "xaxis8": {"anchor": "y8", "domain": [0.765, 1.0], "showgrid": false, "ticks": "outside", "visible": false, "zeroline": false}, "xaxis9": {"anchor": "y9", "domain": [0.0, 0.235], "showgrid": false, "showticklabels": false, "ticks": "outside", "zeroline": false}, "yaxis": {"anchor": "x", "domain": [0.765, 1.0], "showgrid": false, "ticks": "outside", "title": {"font": {"size": 10}, "text": "Layer_1_ThicknessParameter_0"}, "zeroline": false}, "yaxis10": {"anchor": "x10", "domain": [0.255, 0.49], "showgrid": false, "showticklabels": false, "ticks": "outside", "zeroline": false}, "yaxis11": {"anchor": "x11", "domain": [0.255, 0.49], "showgrid": false, "showticklabels": false, "ticks": "outside", "zeroline": false}, "yaxis12": {"anchor": "x12", "domain": [0.255, 0.49], "showgrid": false, "ticks": "outside", "visible": false, "zeroline": false}, "yaxis13": {"anchor": "x13", "domain": [0.0, 0.235], "showgrid": false, "ticks": "outside", "title": {"font": {"size": 10}, "text": "Parameter_1"}, "zeroline": false}, "yaxis14": {"anchor": "x14", "domain": [0.0, 0.235], "showgrid": false, "showticklabels": false, "ticks": "outside", "zeroline": false}, "yaxis15": {"anchor": "x15", "domain": [0.0, 0.235], "showgrid": false, "showticklabels": false, "ticks": "outside", "zeroline": false}, "yaxis16": {"anchor": "x16", "domain": [0.0, 0.235], "showgrid": false, "showticklabels": false, "ticks": "outside", "zeroline": false}, "yaxis2": {"anchor": "x2", "domain": [0.765, 1.0], "showgrid": false, "ticks": "outside", "visible": false, "zeroline": false}, "yaxis3": {"anchor": "x3", "domain": [0.765, 1.0], "showgrid": false, "ticks": "outside", "visible": false, "zeroline": false}, "yaxis4": {"anchor": "x4", "domain": [0.765, 1.0], "showgrid": false, "ticks": "outside", "visible": false, "zeroline": false}, "yaxis5": {"anchor": "x5", "domain": [0.51, 0.745], "showgrid": false, "ticks": "outside", "title": {"font": {"size": 10}, "text": "Material_1_SldParameter_0"}, "zeroline": false}, "yaxis6": {"anchor": "x6", "domain": [0.51, 0.745], "showgrid": false, "showticklabels": false, "ticks": "outside", "zeroline": false}, "yaxis7": {"anchor": "x7", "domain": [0.51, 0.745], "showgrid": false, "ticks": "outside", "visible": false, "zeroline": false}, "yaxis8": {"anchor": "x8", "domain": [0.51, 0.745], "showgrid": false, "ticks": "outside", "visible": false, "zeroline": false}, "yaxis9": {"anchor": "x9", "domain": [0.255, 0.49], "showgrid": false, "ticks": "outside", "title": {"font": {"size": 10}, "text": "Parameter_0"}, "zeroline": false}}}
